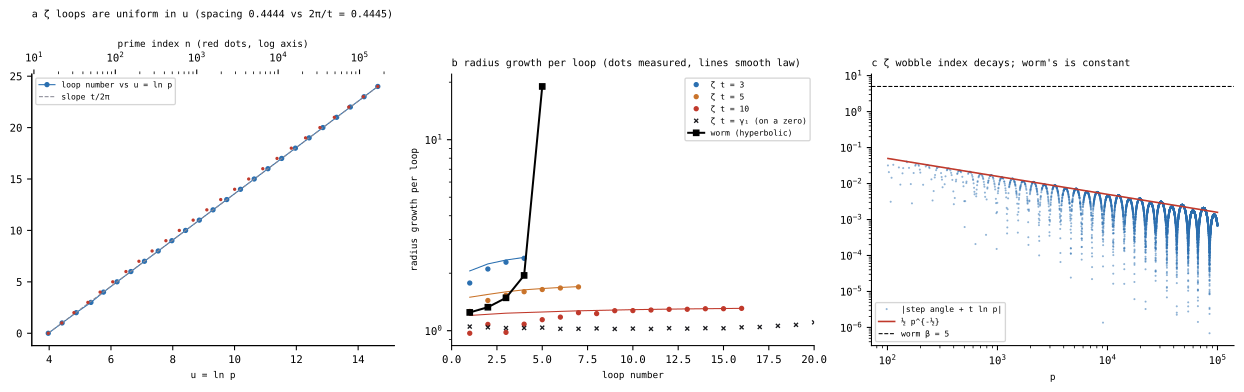

Recreate this plot in Python.
# SPDX-License-Identifier: GPL-3.0-only
"""boundary_uclock.svg — Gemini's constant-angle clock read as u = ln p, against the ζ Euler path.

a  loop boundaries of the ζ path at t = γ₁: loop number against u = ln p (straight line, slope t/2π) and against prime index n (log axis) — the worm's loops are uniform in θ_b ≡ t·u.
b  radius growth factor per loop: ζ at t = 3, 5, 10 (measured, dots) with the smooth-spiral prediction (lines), ζ at t = γ₁ (near a zero: suppressed); the worm (hyperbolic: 1.25, 1.33, 1.49, 1.95, 19).
c  tangent-angle wobble of ζ against the analytic ½p^{-½}: the worm's index is the constant 5.
Code drawn: rhp.boundary.   Run: python -m rhp.atlas_riemann_fermat.boundary_uclock
"""
import numpy as np
from ._common import plt, save, INK, NORTH, SOUTH, HOT, GREY
from .. import boundary as B, primepath as PP


def build():
    fig, axs = plt.subplots(1, 3, figsize=(13, 4.2))
    L = B.zeta_loops(PP.GAMMA1, 200000); j = np.arange(len(L["u"])); ax = axs[0]
    ax.plot(L["u"], j, "o-", color=NORTH, ms=3, lw=.8, label="loop number vs u = ln p")
    ax.plot(L["u"], L["u"] * PP.GAMMA1 / (2 * np.pi) - (L["u"][0] * PP.GAMMA1 / (2 * np.pi)), "--", color=GREY, lw=.8, label="slope t/2π")
    ax2 = ax.twiny(); ax2.set_xscale("log"); ax2.plot(L["idx"], j, ".", color=HOT, ms=3); ax2.set_xlabel("prime index n (red dots, log axis)", fontsize=7)
    ax.set_xlabel("u = ln p", fontsize=7); ax.legend(fontsize=6, loc="upper left")
    ax.set_title(f"a  ζ loops are uniform in u (spacing {L['spacing_u'].mean():.4f} vs 2π/t = {L['expected_spacing']:.4f})", fontsize=7.5, loc="left", y=1.18)
    ax = axs[1]
    for t, c in ((3.0, NORTH), (5.0, SOUTH), (10.0, HOT)):
        Lt = B.zeta_loops(t, 200000); k = np.arange(1, len(Lt["growth"]) + 1)
        ax.plot(k, Lt["growth"], "o", color=c, ms=3, label=f"ζ t = {t:g}"); ax.plot(k, Lt["smooth_growth"], "-", color=c, lw=.8)
    Lg = B.zeta_loops(PP.GAMMA1, 200000); ax.plot(np.arange(1, len(Lg["growth"]) + 1), Lg["growth"], "x", color=INK, ms=3, label="ζ t = γ₁ (on a zero)")
    ax.plot(np.arange(1, 6), B.worm_loop_growth(), "s-", color="k", ms=4, label="worm (hyperbolic)"); ax.set_yscale("log"); ax.set_xlim(0, 20)
    ax.set_xlabel("loop number", fontsize=7); ax.set_ylabel("radius growth per loop", fontsize=7); ax.legend(fontsize=6)
    ax.set_title("b  radius growth per loop (dots measured, lines smooth law)", fontsize=7.5, loc="left")
    ax = axs[2]; P = PP.first_primes(9592); z = PP.log_product_path(PP.GAMMA1, P, .5); dz = np.diff(np.concatenate([[0], z]))
    resid = np.unwrap(np.angle(dz)) + PP.GAMMA1 * np.log(P); resid -= np.round(np.median(resid[P > 1000]) / (2 * np.pi)) * 2 * np.pi
    m = P > 100; ax.loglog(P[m], np.abs(resid[m] - np.median(resid[m])), ".", ms=1.2, color=NORTH, alpha=.5, label="|step angle + t ln p|")
    ax.loglog(P[m], .5 / np.sqrt(P[m]), color=HOT, lw=1.2, label="½ p^{-½}"); ax.axhline(5, color="k", lw=.8, ls="--", label="worm β = 5")
    ax.set_xlabel("p", fontsize=7); ax.legend(fontsize=6); ax.set_title("c  ζ wobble index decays; worm's is constant", fontsize=7.5, loc="left")
    fig.tight_layout(); return save(fig, "boundary_uclock.svg")


if __name__ == "__main__":
    print(build())
